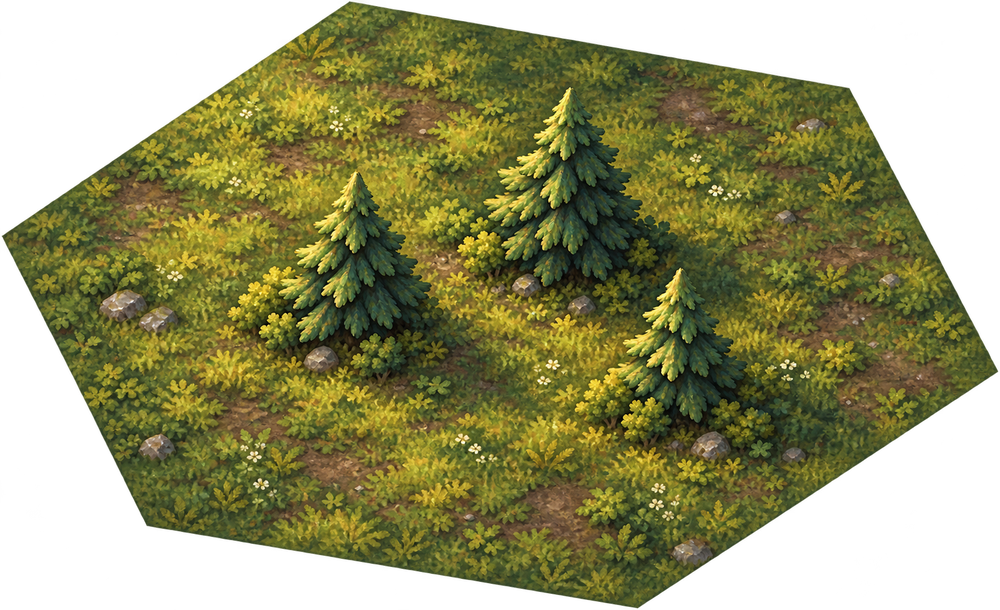
#> input picture art-reference/map/references/forest-relief-1.png, 1000 x 610 px, shrunk from 1606 x 979 before the run, found by its file name
$ python map-art.py /map/terrain/forest-relief-1.png
#> lines starting #> are read from the running program, lines starting #| are printed output that depends on the picture; after the words box and inside, x2 and y2 are one past the last pixel; in counts of white or black regions, pixels touching at a corner belong together
"""Measure the ground footprint of a terrain hex tile and store it for the map generator.

Run after adding or replacing a full-hex image under game/public/map/terrain/ or landmark/:

    python tools/map-art.py /map/terrain/forest-relief-1.png

The measurement is the tile's opaque silhouette reduced to the six ground vertices of the
hex the artwork draws. Each vertex is matched against the projected-hex template, so the
stored order is the template's own and the generator's fit lands the tile on its cell.

The ground fill is the colour painted under the artwork so a clipped edge cannot leave a
gap. It is a judgement about the picture, not a measurement of it, so an existing fill is
kept; a new tile gets the median colour of the ground inside its own footprint.

Requires Pillow in the tooling environment; does not alter source images.
"""
import json
import math
import statistics
import sys
from pathlib import Path

from PIL import Image

root = Path(__file__).resolve().parent.parent
public = root / 'game/public'
footprint_file = root / 'game/src/ui/map/data/map-terrain-footprints.json'
template_file = root / 'art-reference/map/geometry/terrain-hex.json'


def hull(points):
    """The convex hull of a point set, counter-clockwise in image coordinates."""
    points = sorted(set(points))

    def cross(o, a, b):
        return (a[0] - o[0]) * (b[1] - o[1]) - (a[1] - o[1]) * (b[0] - o[0])

    lower = []
    for point in points:
        while len(lower) >= 2 and cross(lower[-2], lower[-1], point) <= 0:
            lower.pop()
        lower.append(point)
    upper = []
    for point in reversed(points):
        while len(upper) >= 2 and cross(upper[-2], upper[-1], point) <= 0:
            upper.pop()
        upper.append(point)
    return lower[:-1] + upper[:-1]


def six_vertices(silhouette):
    """Reduce a hull to its six ground corners, dropping the least significant each time."""
    polygon = list(silhouette)
    while len(polygon) > 6:
        smallest = None
        for index in range(len(polygon)):
            before, at, after = polygon[index - 1], polygon[index], polygon[(index + 1) % len(polygon)]
            area = abs((at[0] - before[0]) * (after[1] - before[1]) - (at[1] - before[1]) * (after[0] - before[0])) / 2
            if smallest is None or area < smallest[0]:
                smallest = (area, index)
        polygon.pop(smallest[1])
    return polygon


def template_corners():
    """The projected hex the artwork is drawn to, as fractions of the reference canvas."""
    template = json.loads(template_file.read_text(encoding='utf-8'))
    return [(x / template['width'], y / template['height']) for x, y in template['vertices']]


def measure(asset):
    """The six ground corners of one tile, in the template's own order."""
#> called with asset = '/map/terrain/forest-relief-1.png'
    path = public / asset.lstrip('/')
    with Image.open(path) as image:
#> image is the input picture: PIL image 1000x610 RGBA; mean R, G, B, A 71.5, 70.4, 28.5, 170.2
        rgba = image.convert('RGBA')
        width, height = rgba.size
#> width = 1000; height = 610
        alpha = rgba.getchannel('A')
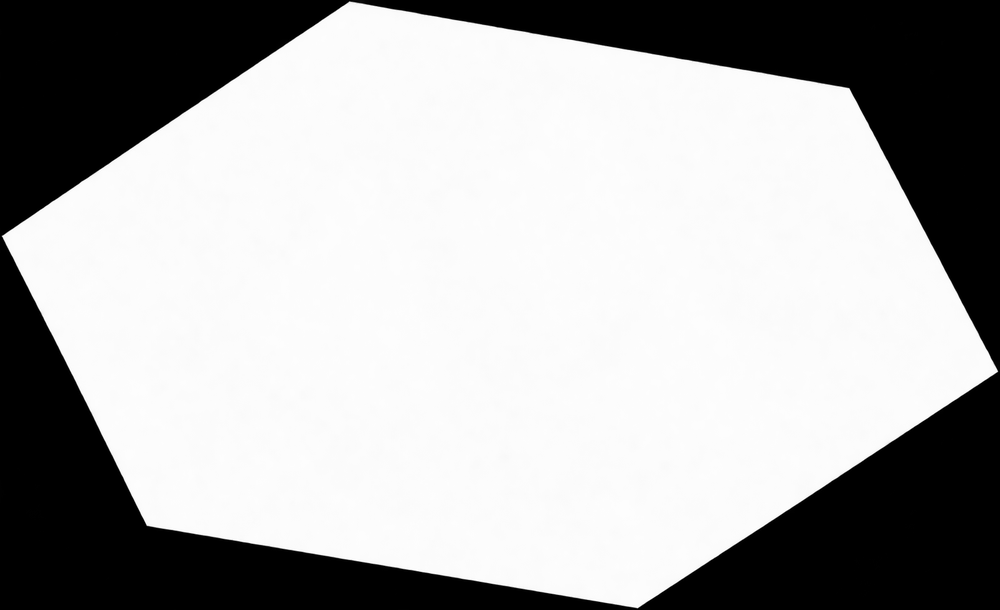
#> alpha: PIL image 1000x610 L; min 0, max 255, mean 170.2
        mask = alpha.point(lambda value: 255 if value >= 128 else 0)
#> mask: PIL image 1000x610 L; 67.6% white; 1 black region, box (x1, y1, x2, y2) and area: (0, 0, 1000, 610) 197703
        opaque = [(x, y) for y in range(height) for x in range(width) if mask.getpixel((x, y))]
#> opaque = 412297 items
    if not opaque:
        raise SystemExit(f'{asset}: the image is fully transparent, so it has no ground footprint')
    corners = six_vertices(hull(opaque))
#> the loop in hull, `for point in points:` made 412297 passes
#> point on passes 1 to 3: (2, 236), (3, 235), (3, 236)
#> after the loop in hull, `for point in points:`: lower = 25 pairs, first value 2 to 997, second value 2 to 371
#> the loop in hull, `for point in reversed(points):` made 412297 passes
#> point on passes 1 to 3: (997, 371), (997, 370), (996, 372)
#> after the loop in hull, `for point in reversed(points):`: upper = [(997, 371), (996, 372), (957, 398), (796, 504), (761, 527), (675, 583), (655, 596), (638, 607), (634, 607), (627, 606), (585, 599), (340, 558), (156, 527), (151, 526), (147, 525), (146, 524), (2, 236)]
#> in six_vertices, `polygon = list(silhouette)`: polygon = 40 pairs, first value 2 to 997, second value 2 to 607
#> the loop in six_vertices, `while len(polygon) > 6:` made 34 passes
#> after the loop in six_vertices, `while len(polygon) > 6:`: polygon = [(2, 236), (348, 2), (848, 88), (997, 370), (638, 607), (146, 524)]
#> corners has the same summary as polygon in six_vertices
    if len(corners) != 6:
        raise SystemExit(f'{asset}: the silhouette has {len(corners)} corners, not six')
    reference = template_corners()
    measured = [(x / width, y / height) for x, y in corners]
    order = []
    for point in measured:
        nearest = min(range(len(reference)), key=lambda i: math.dist(point, reference[i]))
        if nearest in order:
            raise SystemExit(f'{asset}: the silhouette does not match the template hex')
        order.append(nearest)
    if sorted(order) != list(range(len(reference))):
        raise SystemExit(f'{asset}: the silhouette does not match the template hex')
    vertices = [corners[order.index(i)] for i in range(len(reference))]
    drift = max(math.dist(measured[order.index(i)], reference[i]) for i in range(len(reference)))
    return {'width': width, 'height': height, 'vertices': vertices}, drift


# [63 lines left out: functions ground_fill, point_in_polygon, entry_text, write_footprints, not called in this run]


def main(argv):
    if not argv:
        raise SystemExit('usage: python tools/map-art.py <asset> [<asset> ...]\n'
                         '  <asset> is a path under game/public, e.g. /map/terrain/forest-relief-1.png')
    stored = json.loads(footprint_file.read_text(encoding='utf-8')) if footprint_file.exists() else {}
    measured = []
    for asset in argv:
        if not asset.startswith('/map/'):
            raise SystemExit(f'{asset}: an asset path starts at /map/, e.g. /map/terrain/forest-relief-1.png')
        if not (public / asset.lstrip('/')).exists():
            raise SystemExit(f'{asset}: no such file under game/public')
        entry, drift = measure(asset)
        # The fill is a choice about the picture, so a recorded one is kept and only a new
        # tile is sampled. Re-measuring never repaints the ground under the art.
        entry['groundFill'] = stored.get(asset, {}).get('groundFill') or ground_fill(asset, entry['vertices'])
        measured.append((asset, entry))
        print(f'{asset}: {entry["width"]}x{entry["height"]}, six corners, '
              f'{drift * 100:.2f}% of the canvas from the template shape, ground {entry["groundFill"]}')
    write_footprints(measured)
    total = len(json.loads(footprint_file.read_text(encoding='utf-8')))
    print(f'wrote {footprint_file.relative_to(root)} ({total} asset(s))')


if __name__ == '__main__':
#> (the run stopped early here; a loop or call above may not have finished)

$ run again, with art-reference/map/references/forest-original-style.png copied over art-reference/map/references/forest-relief-1.png
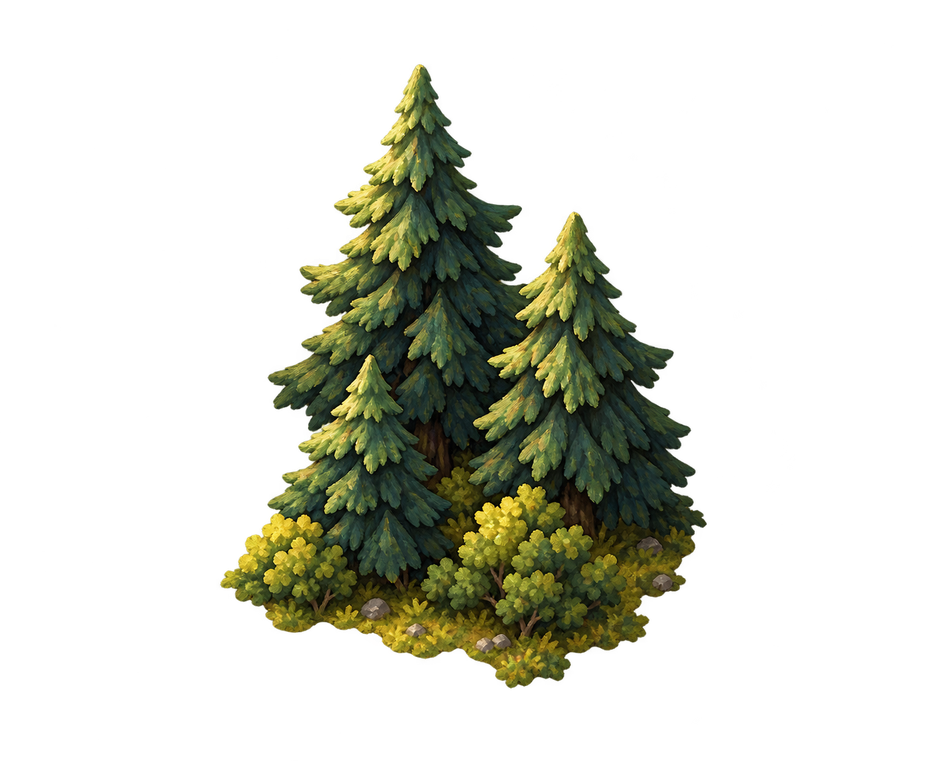
#> input picture art-reference/map/references/forest-original-style.png, 928 x 761 px, shrunk from 1385 x 1136 before the run, found by its file name
#> in measure, image is the input picture: PIL image 928x761 RGBA; mean R, G, B, A 18.9, 20.3, 9.3, 59.2
#> in measure, `alpha = rgba.getchannel('A')`:
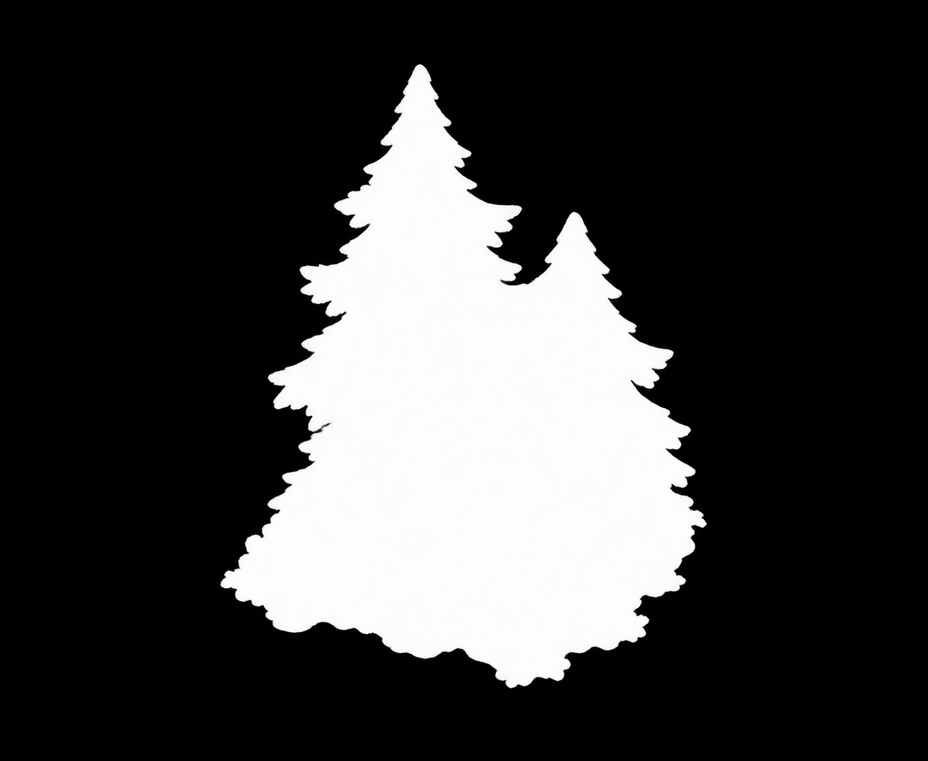
#> alpha: PIL image 928x761 L; min 0, max 255, mean 59.2
#> mask: PIL image 928x761 L; 23.5% white; 1 white region, box (x1, y1, x2, y2) and area: (220, 64, 707, 688) 165651
#> opaque = 165651 items
#> the loop in hull, `for point in points:` made 165651 passes
#> point on passes 1 to 3: (220, 584), (221, 582), (221, 583)
#> after the loop in hull, `for point in points:`: lower = [(220, 584), (268, 376), (300, 268), (334, 204), (415, 67), (417, 65), (419, 64), (420, 64), (422, 65), (577, 213), (580, 216), (673, 352), (690, 429), (706, 523), (706, 524)]
#> the loop in hull, `for point in reversed(points):` made 165651 passes
#> point on passes 1 to 3: (706, 524), (706, 523), (705, 525)
#> after the loop in hull, `for point in reversed(points):`: upper = [(706, 524), (685, 581), (645, 634), (643, 636), (635, 641), (561, 679), (559, 680), (526, 685), (512, 687), (509, 687), (282, 630), (279, 629), (275, 627), (237, 599), (221, 586), (220, 584)]
#> in six_vertices, `polygon = list(silhouette)`: polygon = 29 pairs, first value 220 to 706, second value 64 to 687
#> the loop in six_vertices, `while len(polygon) > 6:` made 23 passes
#> after the loop in six_vertices, `while len(polygon) > 6:`: polygon = [(220, 584), (300, 268), (422, 65), (673, 352), (706, 524), (509, 687)]
#> corners has the same summary as polygon in six_vertices
